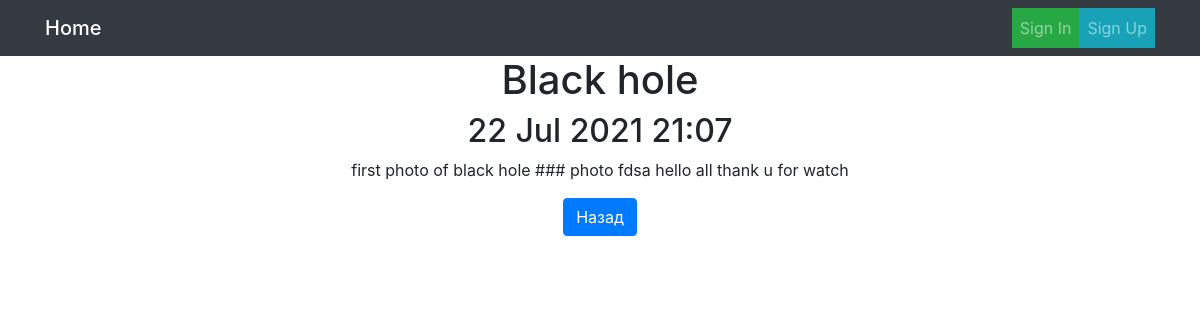
The app's page /news/2/, older data.
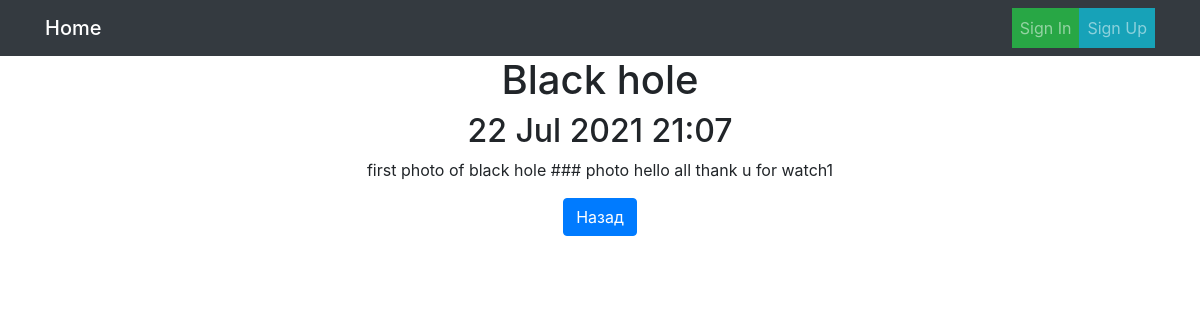
The same page, newer data.
### NewsPaper/models.py (models this page shows, shortened)
class Post(models.Model):
    author = models.ForeignKey(Author, on_delete=models.CASCADE, verbose_name='Автор')
    type = models.CharField(max_length=3, choices=PostTypes, default=article, verbose_name='Тип сообщения', null=True)
    updated = models.DateTimeField(auto_now_add=True, verbose_name='Дата обновления')
    title = models.CharField(max_length=250, verbose_name='Название', null=True)
    text = models.TextField(verbose_name='Текст', null=True)
    rating = models.IntegerField(default=0, verbose_name='Рейтинг')
    categories = models.ManyToManyField(Category, through='PostCategory', verbose_name='Категория')

### NewsPaper/views.py (the view)
# urls.py: path('<int:pk>/', PostDetailView.as_view(), name='news_detail'),
class PostDetailView(DetailView):
    template_name = 'news_detail.html'
    queryset = Post.objects.all()
    context_object_name = 'new'
    def get_context_data(self, **kwargs):
        context = super().get_context_data(**kwargs)
        id = self.kwargs.get('pk')
        post = Post.objects.get(pk=id)
        can_edit = False
        if self.request.user.is_superuser:
            can_edit = True
        elif self.request.user == post.author.user:
            can_edit = True
        context['can_edit'] = can_edit
        return context

### NewsPaper/templatetags/censor.py (called while the page is built)
@register.filter(name='censor')
def censor(value):
    censor_words = ['fuck', 'shit', 'fool']
    re_str = '|'.join(censor_words)
    return re.sub(re_str, '###', value)

### templates/news_detail.html (shortened to what this page needs)
{% extends 'base.html' %}
{% load censor %}
{% block content %}
<h1>{{ new.title }}</h1>
<h2>{{ new.updated|date:'d M Y H:m' }}</h2>
<p>{{ new.text|censor }}</p>
<a href="{% url 'news_list' %}" class="btn btn-primary">Назад</a>
{% endblock content %}

Row changes from the older to the newer data that the page shows:
changed Post "Black hole": text|censor "first photo of black hole ### photo fdsa hello all thank u for watch" → "first photo of black hole ### photo hello all thank u for watch1"
